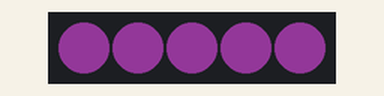
This program was run on a simulated Raspberry Pi Pico running CircuitPython. On the bench: 5 RGB LEDs in strip order, left to right. Dim RGB values are drawn brighter than linear.

Above: at 0.1 s.
At 10.2 s:
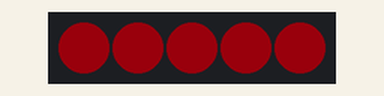
At 20.12 s:
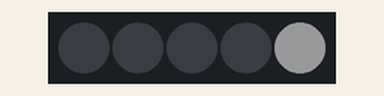
At 22.54 s:
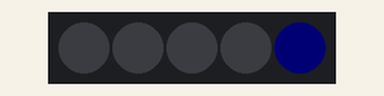
At 24.34 s:
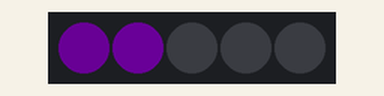
At 39.1 s:
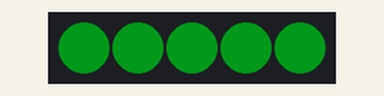
Timing chart, 0 to 40.0 s (numbered marks = the images above):
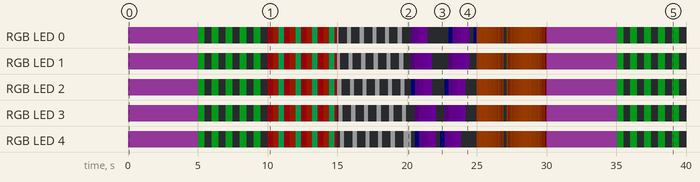

Measured:
- by itself, RGB LED 0: off → RGB(24, 9, 25) at 0.00 s, → RGB(0, 25, 4) 5.0 s later, → off 0.46 s later, → RGB(0, 25, 4) 0.50 s later, … (107 changes in this stretch)
- by itself, RGB LED 1: off → RGB(24, 9, 25) at 0.00 s, → RGB(0, 25, 4) 5.0 s later, → off 0.46 s later, → RGB(0, 25, 4) 0.50 s later, … (107 changes in this stretch)

The program:

demo.py
```python
import board
import neopixel

from adafruit_led_animation.animation.solid import Solid
from adafruit_led_animation.animation.colorcycle import ColorCycle
from adafruit_led_animation.animation.blink import Blink
from adafruit_led_animation.animation.comet import Comet
from adafruit_led_animation.animation.chase import Chase
from adafruit_led_animation.animation.pulse import Pulse
from adafruit_led_animation.sequence import AnimationSequence
from adafruit_led_animation.color import (
    PURPLE,
    WHITE,
    AMBER,
    JADE,
    TEAL,
    PINK,
    MAGENTA,
    ORANGE,
)

# Update to match the pin connected to your NeoPixels
pixel_pin = board.GP0
# Update to match the number of NeoPixels you have connected
pixel_num = 5

pixels = neopixel.NeoPixel(pixel_pin, pixel_num, brightness=0.1, auto_write=False)

solid = Solid(pixels, color=PINK)
blink = Blink(pixels, speed=0.5, color=JADE)
colorcycle = ColorCycle(pixels, speed=0.4, colors=[MAGENTA, ORANGE, TEAL])
chase = Chase(pixels, speed=0.1, color=WHITE, size=3, spacing=6)
comet = Comet(pixels, speed=0.01, color=PURPLE, tail_length=10, bounce=True)
pulse = Pulse(pixels, speed=0.1, color=AMBER, period=3)


animations = AnimationSequence(
    solid,
    blink,
    colorcycle,
    chase,
    comet,
    pulse,
    advance_interval=5,
    auto_clear=True,
)

while True:
    animations.animate()
```
